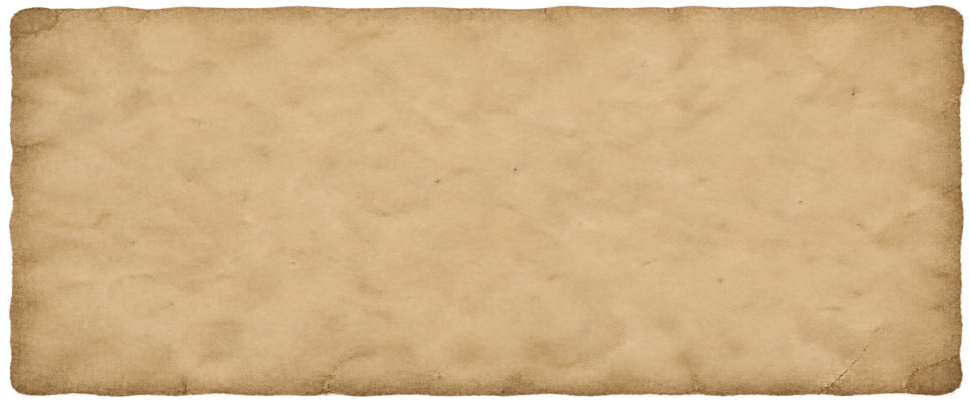
#> input picture assets/source/collection-parchment.png, 1939 x 811 px (shown at 1/2 size)
$ python encode_collection_parchment.py
#> lines starting #> are read from the running program, lines starting #| are printed output that depends on the picture
"""Convert the Collection parchment source to the game's tiled RGBA8 format."""

from pathlib import Path
import struct

from PIL import Image


ROOT = Path(__file__).resolve().parent.parent
SOURCE = ROOT / "assets/source/collection-parchment.png"
OUTPUT = ROOT / "res/menu/collection-parchment.bti"


def encode_rgba8(image):
    width, height = image.size
    assert width % 4 == 0 and height % 4 == 0
    header = bytearray(32)
    header[0:2] = bytes((6, 1))
    struct.pack_into(">HH", header, 2, width, height)
    header[20:22] = bytes((1, 1))
    header[24] = 1
    struct.pack_into(">I", header, 28, 32)
    data = bytearray(header)
    pixels = image.load()
    for ty in range(0, height, 4):
        for tx in range(0, width, 4):
            tile = [pixels[tx + x, ty + y] for y in range(4) for x in range(4)]
            for red, green, blue, alpha in tile:
                data.extend((alpha, red))
            for red, green, blue, alpha in tile:
                data.extend((green, blue))
    return data


if __name__ == "__main__":
    # Fit the GPU's 1024-pixel texture limit and RGBA8's 4x4 tiles. Preserve
    # alpha at the worn edges; the game supplies all text and ornaments.
    with Image.open(SOURCE) as source:
#> source is the input picture: PIL image 1939x811 RGBA; mean R, G, B, A 196.8, 163.9, 119.3, 235.3
        image = source.convert("RGBA").resize((1024, 428), Image.Resampling.LANCZOS)
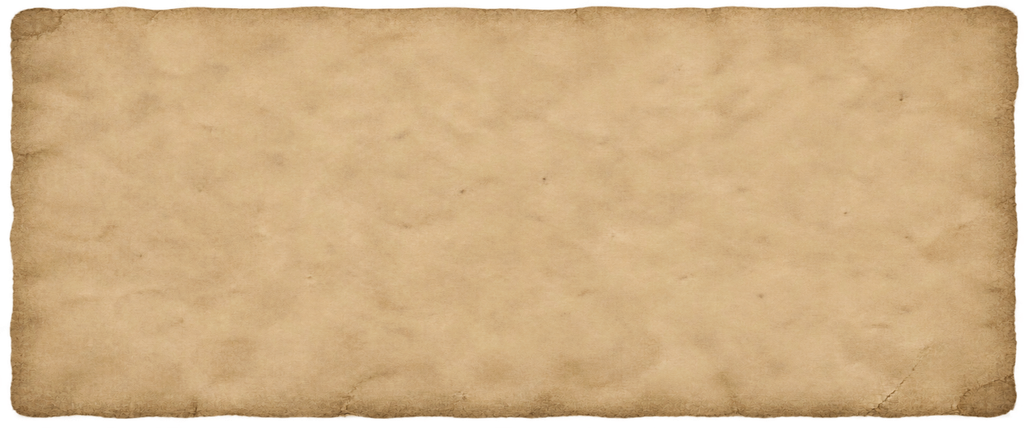
#> image: PIL image 1024x428 RGBA; mean R, G, B, A 196.3, 163.2, 118.7, 235.3; transparent parts drawn white
    OUTPUT.write_bytes(encode_rgba8(image))
#> (the run stopped early here; a loop or call above may not have finished)
